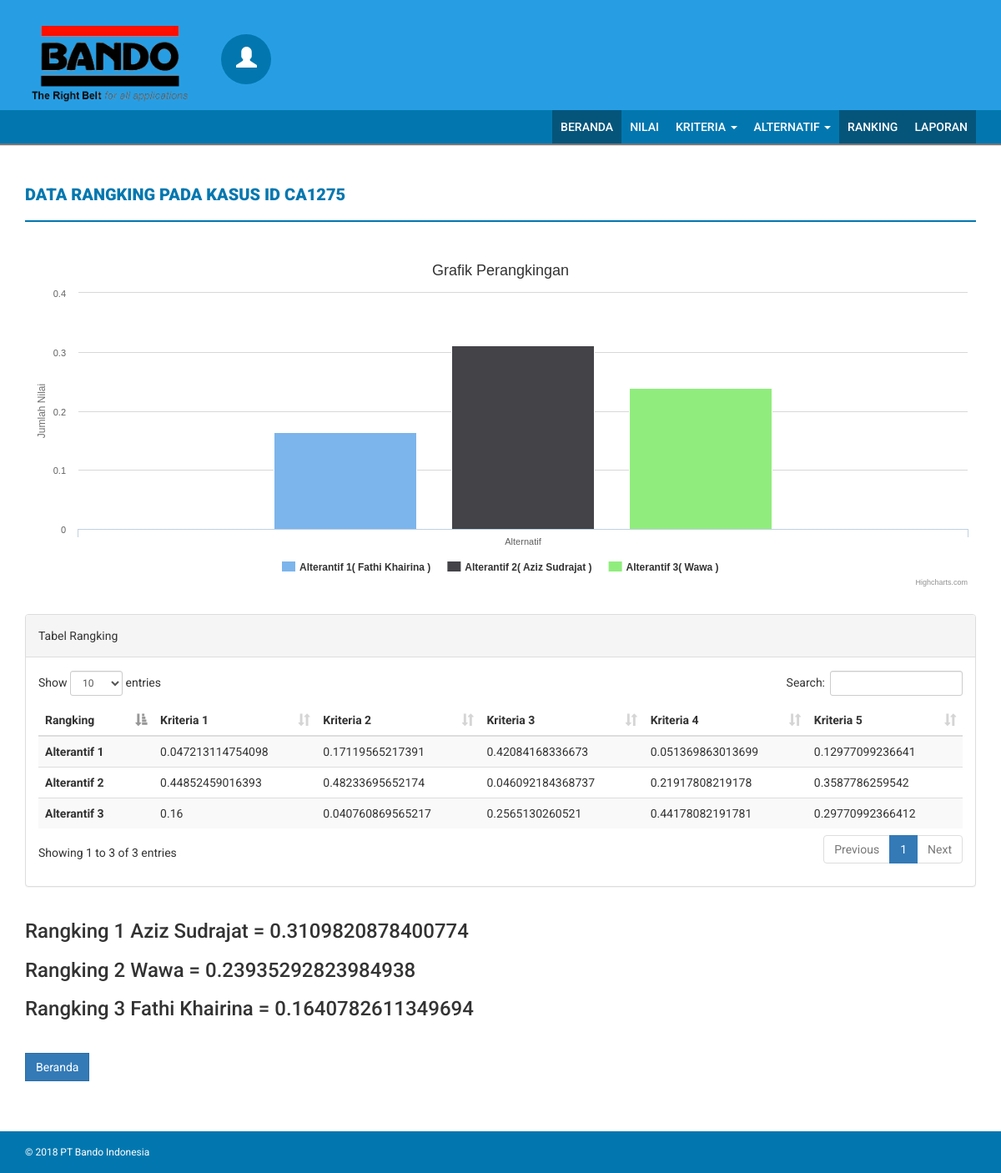
Page /beranda/kasus/CA1275 on the committed database.
### tables this page shows
CREATE TABLE `kriteria` (
  `id_kriteria` varchar(6) NOT NULL,
  `nama_kriteria` varchar(25) NOT NULL,
  `deskripsi` varchar(50) NOT NULL,
  `jumlah_kriteria` double NOT NULL,
  `bobot_kriteria` float NOT NULL
);

CREATE TABLE `alternatif` (
  `id` int(11) NOT NULL,
  `id_alternatif` varchar(6) NOT NULL,
  `nama_alternatif` varchar(25) NOT NULL,
  `deskripsi` varchar(50) NOT NULL,
  `hasil_akhir` double NOT NULL,
  `default` int(1) NOT NULL,
  `kasus_id` varchar(6) NOT NULL
);

CREATE TABLE `hasil_alternatif_kriteria` (
  `id` int(11) NOT NULL,
  `kriteria_id` varchar(6) NOT NULL,
  `alternatif_id` varchar(6) NOT NULL,
  `skor_alt_kri` double NOT NULL,
  `hasil_alt_kri` double NOT NULL,
  `kasus_id` varchar(6) NOT NULL
);

CREATE TABLE `ranking` (
  `id` int(11) NOT NULL,
  `alternatif_id` varchar(6) NOT NULL,
  `bobot` double NOT NULL,
  `kasus_id` varchar(6) NOT NULL
);

### application/controllers/Beranda.php (called while the page is built, shortened)
<?php
class Beranda extends CI_Controller {
	public function __construct(){
		$this->load->model(array('KasusModel','HasilAnalisaModel','KriteriaModel','AlternatifModel','RankingModel'));
	}
	public function kasus($kasus_id){
		$data['title'] = 'Data Rangking pada Kasus ID '.$kasus_id;
		$data['sub_title'] = 'Tabel Rangking';
		$data['kasus_id'] = $kasus_id;
		$kritera = $this->KriteriaModel;
		$data['kriteria'] = $kritera->get();
		$alternatif = $this->AlternatifModel;
		$data['alternatif'] = $alternatif->get();
		$chart = $this->RankingModel;
		$chart->where('ranking.kasus_id',$kasus_id);
		$json['chart'] = $chart->get('ranking.*, alternatif.*',
			[
				['table'=>'alternatif','condition'=>'alternatif.id_alternatif = ranking.alternatif_id']
			]);
		$this->load->view('layout/header');
		$this->load->view('beranda/kasus',$data);
		$this->load->view('layout/footer_home',$json);
	}
}

### index.php (called while the page is built, shortened)
<?php
require_once BASEPATH.'core/CodeIgniter.php';

### application/helpers/menu_helper.php (called while the page is built)
<?php if(!defined('BASEPATH')) exit('No direct script access allowed');
if(!function_exists('active_link')) {
  function activate_menu($controller) {
    $CI = get_instance();
    $class = $CI->router->fetch_class();
    return ($class == $controller) ? 'menu-top-active' : '';
  }
}?>

### application/models/KriteriaModel.php (called while the page is built, shortened)
<?php
class KriteriaModel extends CI_Model {
	protected $table = 'kriteria';
	public function get($select = '*',$join = NULL,$limit = NULL)
	{
			$query = $this->db->get($this->table);
			return $query->result();
	}
}
?>

### application/models/AlternatifModel.php (called while the page is built, shortened)
<?php
class AlternatifModel extends CI_Model {
	protected $table = 'alternatif';
	public function get($select = '*',$join = NULL,$limit = NULL)
	{
			$query = $this->db->get($this->table);
			return $query->result();
	}
	public function getbobot($select = '*',$join = NULL,$limit = NULL)
	{
			$query = $this->db->get('hasil_alternatif_kriteria');
			return $query;
	}
}
?>

### application/models/RankingModel.php (called while the page is built, shortened)
<?php
class RankingModel extends CI_Model {
	protected $table = 'ranking';
	public function get($select = '*',$join = NULL,$limit = NULL)
	{
			if($join != NULL){
					$this->db->select($select);
					foreach ($join as $row) {
							$this->db->join($row['table'],$row['condition']);
					}
			}
			$query = $this->db->get($this->table);
			return $query->result();
	}
}
?>

### application/views/beranda/kasus.php (the view, shortened to what this page needs)
<div class="content-wrapper">
  <div class="container">
    <div class="row">
      <div class="col-md-12">
        <h4 class="page-head-line"><?php echo $title; ?></h4>
      </div>
    </div>
    <div class="row">
      <div class="col-xs-12 col-sm-12 col-md-12">
        <div id="container2" style="min-width: 100%; height: 400px; margin: 0 auto"></div>
        <br/>
      </div>
      <div class="col-md-12">
        <div class="panel panel-default">
          <div class="panel-heading">
            <?php echo $sub_title; ?>
          </div>
          <div class="panel-body">
            <table id="" class="table table-striped">
              <thead>
                <tr>
                  <th>Rangking</th>
                  <?php foreach ($kriteria as $row){ ?>
                    <th><?php echo $row->nama_kriteria; ?></th>
                  <?php } ?>
                </tr>
              </thead>
              <tbody>
                <?php
                $model = $this->AlternatifModel;
                $alternatif = $model->get();
                foreach ($alternatif as $row2) { ?>
                  <tr>
                    <th><?php echo $row2->nama_alternatif; ?></th>
                  <?php
                  $model1 = $this->AlternatifModel;
                  $model1->where('kasus_id',$kasus_id);
                  $model1->where('alternatif_id',$row2->id_alternatif);
                  $data = $model1->getbobot()->result();
                  foreach ($data as $row3) { ?>
                    <td><?php echo $row3->hasil_alt_kri; ?></td>
                  <?php } ?>
                  </tr>
                <?php } ?>
              </tbody>
            </table>
          </div>
        </div>
      </div>
      <div class="col-md-12">
        <?php
          $rangking = $this->RankingModel;
          $rangking->where('ranking.kasus_id',$kasus_id);
          $result = $rangking->get('ranking.*, alternatif.*',
            [
              ['table'=>'alternatif','condition'=>'alternatif.id_alternatif = ranking.alternatif_id']
            ]);
          $no=1;
          foreach ($result as $row4) { ?>
        <h3>Rangking <?php echo $no.' '.$row4->deskripsi.' = '.$row4->bobot ?> </h3>
      <?php $no++; } ?>
      </div>
      <div class="col-md-12">
        <br>
        <a class="btn btn-primary" href="<?php echo base_url(); ?>">Beranda</a>
      </div>
    </div>
  </div>
</div>

### application/views/layout/header.php (shortened to what this page needs)
<!DOCTYPE html>
<html xmlns="http://www.w3.org/1999/xhtml">
<head>
  <link href="<?php echo base_url() ?>public/css/bootstrap.css" rel="stylesheet" />
  <link href="<?php echo base_url() ?>public/css/font-awesome.css" rel="stylesheet" />
  <link href="<?php echo base_url(); ?>public/plugins/datatables/dataTables.bootstrap.css" rel="stylesheet" >
  <link href="<?php echo base_url() ?>public/css/style.css" rel="stylesheet" />
  <link href="<?php echo base_url() ?>public/css/custom.css" rel="stylesheet" />
</head>
<body>
  <div class="navbar navbar-inverse set-radius-zero">
    <div class="container">
      <div class="navbar-header">
        <a class="navbar-brand" href="index.html">
                    <img class="img-responsive" src="<?php echo base_url() ?>public/img/logo.png" />
                </a>
      </div>
      <div class="left-div">
        <div class="user-settings-wrapper">
          <ul class="nav">
            <li class="dropdown">
              <a class="dropdown-toggle" data-toggle="dropdown" href="#" aria-expanded="false">
                                <span class="glyphicon glyphicon-user" style="font-size: 25px;"></span>
                            </a>
            </li>
          </ul>
        </div>
      </div>
    </div>
  </div>
  <section class="menu-section">
    <div class="container">
      <div class="row">
        <div class="col-md-12">
          <div class="navbar-collapse collapse ">
            <ul id="menu-top" class="nav navbar-nav navbar-right">
              <li class="<?php echo activate_menu('beranda') ?>"><a  href="<?php echo base_url(); ?>">Beranda</a></li>
              <li class="<?php echo activate_menu('nilai') ?>"><a href="<?php echo base_url('nilai'); ?>">Nilai</a></li>
              <li class="dropdown <?php echo activate_menu('kriteria') ?>">
                <a class="dropdown-toggle" data-toggle="dropdown" href="#">Kriteria
                  <span class="caret"></span></a>
              </li>
              <li class="dropdown <?php echo activate_menu('alternatif') ?>">
                <a class="dropdown-toggle" data-toggle="dropdown" href="#">Alternatif
                  <span class="caret"></span></a>
              </li>
              <li class="<?php echo activate_menu('beranda') ?>"><a href="#">Ranking</a></li>
              <li class="<?php echo activate_menu('beranda') ?>"><a href="#">Laporan</a></li>
            </ul>
          </div>
        </div>
      </div>
    </div>
  </section>

### application/views/layout/footer_home.php (shortened to what this page needs)
  <footer>
    <div class="container">
      <div class="row">
        <div class="col-md-12">
          &copy; <a href="https://www.bandoindonesia.com/" target="_blank">2018 PT Bando Indonesia</a>
        </div>
      </div>
    </div>
  </footer>
</body>
</html>

### public/css/style.css (style rules this page uses)
body { font-family: 'Roboto', sans-serif; line-height: 30px; }
.set-radius-zero { border-radius: 0px; -moz-border-radius: 0px; -webkit-border-radius: 0px; }
.content-wrapper { margin-top: 40px; min-height: 600px; padding-bottom: 60px; }
.page-head-line { font-weight: 900; padding-bottom: 20px; border-bottom: 2px solid #F0677C; text-transform: uppercase; color: #F0677C; font-size: 20px; margin-bottom: 40px; }
.btn { border-radius: 0px; -webkit-border-radius: 0px; -moz-border-radius: 0px; }
.left-div { padding-left: 30px; margin-top: 40px; margin-bottom: 30px; }
.navbar-brand { width: 250px; padding-top: 30px; }
.user-settings-wrapper .nav > li > a { position: relative; display: block; padding: 15px 18px; border-radius: 50%; -webkit-border-radius: 50%; -moz-border-radius: 50%; height: 60px; width: 60px; background-color: #F0677C; color: #fff; }
.user-settings-wrapper { margin-top: 10px; }
.user-settings-wrapper li { display: inline-block; }
.menu-section { background-color: #3D3D3D; }
#menu-top a { color: #FFF; text-decoration: none; font-weight: 500; padding: 10px 10px 10px 10px; text-transform: uppercase; }
.menu-top-active { background-color: #C36464; }
.navbar-inverse { background-color: #C36464; border-color: transparent; }
.navbar { margin-bottom: 0px; }
footer { padding: 10px; color: #fff; font-size: 12px; background-color: #C36464; }
footer a, footer a:hover { color: #fff; text-decoration: none; }

### public/css/custom.css (style rules this page uses)
.navbar-inverse { background-color: #279ee4; border-color: transparent; }
.menu-section { background-color: #0277af; -webkit-box-shadow: 0 1px 2px #777; -moz-box-shadow: 0 2px 1px #777; box-shadow: 0 2px 1px #777; }
.menu-top-active { background-color: #05557b; }
.page-head-line { font-weight: 900; padding-bottom: 20px; border-bottom: 2px solid #0277af; text-transform: uppercase; color: #0277af; font-size: 20px; margin-bottom: 40px; }
.user-settings-wrapper .nav>li>a { position: relative; display: block; padding: 15px 18px; border-radius: 50%; -webkit-border-radius: 50%; -moz-border-radius: 50%; height: 60px; width: 60px; background-color: #0277af; color: #fff; }
footer { padding: 10px; color: #fff; font-size: 12px; background-color: #0277af; }

### rows in the picture
kriteria: nama_kriteria "Kriteria 1"
kriteria: nama_kriteria "Kriteria 2"
kriteria: nama_kriteria "Kriteria 3"
kriteria: nama_kriteria "Kriteria 4"
kriteria: nama_kriteria "Kriteria 5"
alternatif: nama_alternatif "Alterantif 1"
hasil_alternatif_kriteria: hasil_alt_kri "0.047213114754098"
hasil_alternatif_kriteria: hasil_alt_kri "0.17119565217391"
hasil_alternatif_kriteria: hasil_alt_kri "0.42084168336673"
hasil_alternatif_kriteria: hasil_alt_kri "0.051369863013699"
hasil_alternatif_kriteria: hasil_alt_kri "0.12977099236641"
alternatif: nama_alternatif "Alterantif 2"
hasil_alternatif_kriteria: hasil_alt_kri "0.44852459016393"
hasil_alternatif_kriteria: hasil_alt_kri "0.48233695652174"
hasil_alternatif_kriteria: hasil_alt_kri "0.046092184368737"
hasil_alternatif_kriteria: hasil_alt_kri "0.21917808219178"
hasil_alternatif_kriteria: hasil_alt_kri "0.3587786259542"
alternatif: nama_alternatif "Alterantif 3"
hasil_alternatif_kriteria: hasil_alt_kri "0.16"
hasil_alternatif_kriteria: hasil_alt_kri "0.040760869565217"
hasil_alternatif_kriteria: hasil_alt_kri "0.2565130260521"
hasil_alternatif_kriteria: hasil_alt_kri "0.44178082191781"
hasil_alternatif_kriteria: hasil_alt_kri "0.29770992366412"
ranking: alternatif.deskripsi "Aziz Sudrajat", bobot "0.3109820878400774"
ranking: alternatif.deskripsi "Wawa", bobot "0.23935292823984938"
ranking: alternatif.deskripsi "Fathi Khairina", bobot "0.1640782611349694"

### other values in the picture
$title "DATA RANGKING PADA KASUS ID CA1275"
$sub_title "Tabel Rangking"
